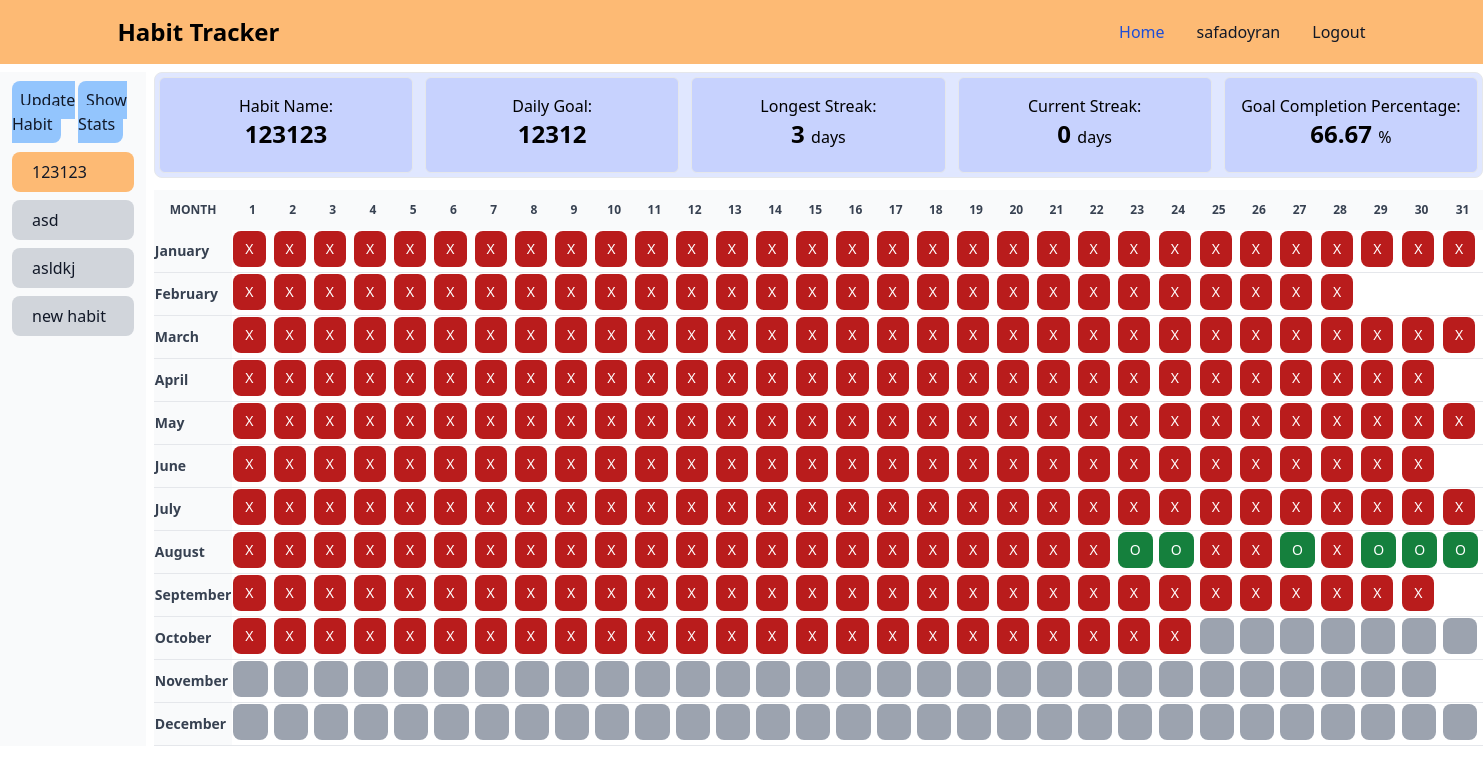
The page /habit/details/3 (signed in) on the database its author committed.
### habits/models.py (models this page shows, shortened)
class Habit(models.Model):
    UNIT_CHOICES = (('time', 'Time (minutes)'), ('repetition',
                    'Repetition'), ('distance', 'Distance (km)'), ('check', 'Check'))
    name = models.CharField(max_length=150)
    category = models.CharField(max_length=150)
    created_at = models.DateTimeField(auto_now_add=True)
    units = models.CharField(max_length=50, choices=UNIT_CHOICES)
    goal = models.PositiveIntegerField(help_text="If you select 'Check' as the units, the goal will be set to 1 automatically.")
    user = models.ForeignKey(User, on_delete=models.CASCADE)
    def get_entry_dates(self):
        datetime_list = self.habitentry_set.values_list('entry_date', flat=True).order_by('-entry_date')
        return datetime_list
    def get_year_list(self):
        calendar = Calendar()
        whole_year = []
        for month in range(1,13):
            days = calendar.itermonthdates(2023, month)
            day_list = [day for day in days]
            days = [day for day in day_list if day.month == month]
            whole_year.append(days)
        return whole_year
    def get_current_streak(self):
        today = date.today()
        entry_dates = self.get_entry_dates()
        current_streak = 0
        if today not in entry_dates:
            return current_streak
        else:
            for i, entry in enumerate(entry_dates):
                if (today - entry).days == i:
                    current_streak += 1
        return current_streak
    def get_longest_streak(self):
        entry_dates = self.get_entry_dates()
        longest_streak = 1 if len(entry_dates) else 0
        for entry in entry_dates:
            previous_day = entry - timedelta(days=1)
            if previous_day not in entry_dates:
                next_day = entry + timedelta(days=1)
                streak = 1
                while next_day in entry_dates:
                    next_day += timedelta(days=1)
                    streak += 1
                    longest_streak = max(longest_streak, streak)
        return longest_streak
    def get_goal_completed_pct(self):
        quantity_list = self.habitentry_set.values_list('quantity', flat=True)
        if len(quantity_list) == 0:
            return 0
        if self.units == 'check':
            records = self.get_entry_dates().order_by('entry_date')
            today = date.today()
            total_days = (today - records[0]).days + 1
            goals_met = [quantity for quantity in quantity_list if quantity >= 1]
            try:
                goal_completed_pct = round((len(goals_met) / total_days * 100), 2)
            except ZeroDivisionError:
                goal_completed_pct = 0
        else:
            goals_met = [quantity for quantity in quantity_list if quantity >= self.goal]
            try:
                goal_completed_pct = round((len(goals_met) / len(quantity_list) * 100), 2)
            except ZeroDivisionError:
                goal_completed_pct = 0
        return goal_completed_pct

### habits/views.py (the view)
# urls.py: path('habit/details/<pk>', HabitDetailView.as_view(), name='habit_details'),
class HabitDetailView(DetailView):
    model = Habit
    template_name = 'habit_details.html'
    context_object_name = 'habit'
    def get_object(self, queryset=None):
        habit = super().get_object(queryset)
        if habit.user != self.request.user:
            raise Http404("You don't have permission to access this habit.")
        return habit
    def get_context_data(self, **kwargs):
        context = super().get_context_data(**kwargs)
        today = date.today()
        month = today.month
        user_habits = Habit.objects.all().filter(user = self.request.user)
        context['today'] = today
        context['month'] = month
        context['months'] = months
        context['user_habits'] = user_habits
        context['active_habit_id'] = self.object.id
        return context

### habits/templatetags/custom_filters.py (called while the page is built)
@register.filter
def index(list, index):
    try:
        return list[index]
    except IndexError:
        return None

### habits/templates/habit_details.html (shortened to what this page needs)
{% extends 'base.html' %}
{% load custom_filters %}
{% block habit_details %}
<div class="flex mt-2 gap-2">
	<div class="basis-1/6">
		<div
			class="h-full px-3 py-4 overflow-y-auto bg-gray-50 dark:bg-gray-800"
		>
			<ul class="space-y-2 font-medium">
				<div class="flex justify-evenly mb-4">
				<li>
					<a
						href="{% url 'update_habit' habit.id%}"
						class=" items-center p-2 text-gray-900 rounded-lg bg-blue-300 hover:bg-blue-400"
					>
					Update Habit
					</a>
				</li>
				<li>
					<a
					href="{% url 'habit_stats' habit.id month%}"
					class=" items-center p-2 text-gray-900 rounded-lg bg-blue-300 hover:bg-blue-400"
					>
						Show Stats
					</a>
				</li>
				</div>
				{% for habit in user_habits %}
				<li>
					<a
						href="{%url 'habit_details' habit.id%}"
						{% if active_habit_id == habit.id %}
						class="flex items-center p-2 text-gray-900 rounded-lg bg-orange-300 hover:bg-orange-200 group"
						{%else%}
						class="flex items-center p-2 text-gray-900 rounded-lg bg-gray-300 hover:bg-orange-200 group"
						{% endif %}
					>
						<span class="mx-3">{{habit.name}}</span>
					</a>
				</li>
				{% endfor %}
			</ul>
		</div>
	</div>
	<div class="basis-5/6">
	<div class="grid mb-3 border border-gray-200 bg-indigo-100 rounded-lg md:grid-cols-5 gap-1">
			<div class="border border-gray-200 bg-indigo-200 rounded-md h-24 gap p-4 m-1">
				<p class="text-base text-center"> Habit Name: <br> <span class="text-2xl font-bold"> {{habit.name}} </span> </p>
			</div>
			<div class="border border-gray-200 bg-indigo-200 rounded-md h-24 gap p-4 m-1">
				<p class="text-base text-center"> Daily Goal: <br> <span class="text-2xl font-bold"> {{habit.goal}} </span> </p>
			</div>
			<div class="border border-gray-200 bg-indigo-200 rounded-md h-24 gap p-4 m-1">
				<p class="text-base text-center"> Longest Streak: <br> <span class="text-2xl font-bold"> {{habit.get_longest_streak}} </span> days </p>
			</div>
			<div class="border border-gray-200 bg-indigo-200 rounded-md h-24 gap p-4 m-1">
			<p class="text-base text-center"> Current Streak: <br> <span class="text-2xl font-bold"> {{habit.get_current_streak}} </span> days </p>
			</div>
			<div class="border border-gray-200 bg-indigo-200 rounded-md h-24 gap p-4 m-1">
			<p class="text-base text-center"> Goal Completion Percentage: <br> <span class="text-2xl font-bold"> {{habit.get_goal_completed_pct}} </span> % </p>
			</div>
	</div>
	<div class="relative overflow-x-auto">
		<table class="w-full text-sm text-left text-gray-500 dark:text-gray-400">
			<thead class="text-xs text-gray-700 uppercase bg-gray-50 text-center">
				<th class="px-1 py-3">Month</th>
				<th class="px-1 py-3">1</th>
				<th class="px-1 py-3">2</th>
				<th class="px-1 py-3">3</th>
				<th class="px-1 py-3">4</th>
				<th class="px-1 py-3">5</th>
				<th class="px-1 py-3">6</th>
				<th class="px-1 py-3">7</th>
				<th class="px-1 py-3">8</th>
				<th class="px-1 py-3">9</th>
				<th class="px-1 py-3">10</th>
				<th class="px-1 py-3">11</th>
				<th class="px-1 py-3">12</th>
				<th class="px-1 py-3">13</th>
				<th class="px-1 py-3">14</th>
				<th class="px-1 py-3">15</th>
				<th class="px-1 py-3">16</th>
				<th class="px-1 py-3">17</th>
				<th class="px-1 py-3">18</th>
				<th class="px-1 py-3">19</th>
				<th class="px-1 py-3">20</th>
				<th class="px-1 py-3">21</th>
				<th class="px-1 py-3">22</th>
				<th class="px-1 py-3">23</th>
				<th class="px-1 py-3">24</th>
				<th class="px-1 py-3">25</th>
				<th class="px-1 py-3">26</th>
				<th class="px-1 py-3">27</th>
				<th class="px-1 py-3">28</th>
				<th class="px-1 py-3">29</th>
				<th class="px-1 py-3">30</th>
				<th class="px-1 py-3">31</th>
			</thead>
			<tbody>
				{% for year in habit.get_year_list %}
				<tr class="bg-white border-b dark:bg-gray-800 dark:border-gray-700">
					<td class="text-gray-700 bg-gray-50 font-bold">{{ months|index:forloop.counter0 }}</td>
					{% for day in year %}
					{% if day <= today %}
					<td>
						<button
						id="{{habit.id}}"
						day="{{day}}"
						name="{{habit.name}}"
						data-prompt-required="{% if day in habit.get_entry_dates %}false{%else%}{% if habit.units != 'check' %}true{%else%}false{%endif%}{%endif%}"
						{% if day in habit.get_entry_dates %}
						class="text-white bg-green-700 hover:bg-green-800 focus:ring-4 focus:ring-green-300 font-medium rounded-lg text-sm px-3 py-2 mr-1 mb-1 cursor-pointer"
						{%else%}
						class="text-white bg-red-700 hover:bg-red-800 focus:ring-4 focus:ring-red-300 font-medium rounded-lg text-sm px-3 py-2 mr-1 mb-1 cursor-pointer"
						{%endif%}>
						{% if day in habit.get_entry_dates %} O {% else %} X {% endif %}
						</button>
					</td>
					{% else %}
					<td>
							<input
							type="button"
							id="{{day}}"
							name="{{day}}"
							value="&nbsp&nbsp&nbsp&nbsp&nbsp"
							class="text-white bg-gray-400 cursor-not-allowed font-medium rounded-lg text-sm px-2 py-2 mr-1 mb-1"
							disabled>
					</td>
					{% endif %}
					{% endfor %}
				</tr>
				{% endfor %}
			</tbody>
		</table>
	</div>
	</div>
	</div>
{% endblock habit_details %}

### habits/templates/base.html (shortened to what this page needs)
<!DOCTYPE html>
<html lang="en">
	<head>
		<script src="https://cdn.tailwindcss.com"></script>
	</head>
	<body>
		<nav class="bg-orange-300 border-gray-200 dark:bg-gray-900 top-0 sticky">
			<div
				class="max-w-screen-xl flex flex-wrap items-center justify-between mx-auto p-4"
			>
				<a href="{%url 'habit_list'%}" class="flex items-center">
					<span
						class="self-center text-2xl font-semibold whitespace-nowrap dark:text-white"
						>Habit Tracker</span
					>
				</a>
				<div
					class="hidden w-full md:block md:w-auto"
					id="navbar-default"
				>
					<ul
						class="font-medium flex flex-col p-4 md:p-0 mt-4 border border-gray-100 rounded-lg bg-orange-300 md:flex-row md:space-x-8 md:mt-0 md:border-0 dark:bg-gray-800 md:dark:bg-gray-900 dark:border-gray-700"
					>
						<li>
							<a
								href="{%url 'habit_list'%}"
								class="block py-2 pl-3 pr-4 text-white bg-blue-700 rounded md:bg-transparent md:text-blue-700 md:p-0 dark:text-white md:dark:text-blue-500"
								aria-current="page"
								>Home</a
							>
						</li>
						{% if request.user.is_authenticated %}
						<li>
							<a
								href="#"
								class="block py-2 pl-3 pr-4 text-gray-900 rounded hover:bg-gray-100 md:hover:bg-transparent md:border-0 md:hover:text-blue-700 md:p-0 dark:text-white md:dark:hover:text-blue-500 dark:hover:bg-gray-700 dark:hover:text-white md:dark:hover:bg-transparent"
								>{{request.user.username}}</a
							>
						</li>
						<li>
							<a
								href="{% url 'logout' %}"
								class="block py-2 pl-3 pr-4 text-gray-900 rounded hover:bg-gray-100 md:hover:bg-transparent md:border-0 md:hover:text-blue-700 md:p-0 dark:text-white md:dark:hover:text-blue-500 dark:hover:bg-gray-700 dark:hover:text-white md:dark:hover:bg-transparent"
								>Logout</a
							>
						</li>
						{% endif %}
					</ul>
				</div>
			</div>
		</nav>
			{% block habit_details %} {% endblock habit_details %}
	</body>
</html>

### rows shown on the page
Habit: name "123123", goal "12312", get_longest_streak "3", get_current_streak "0", get_goal_completed_pct "66.67"
Habit: name "asd"
Habit: name "asldkj"
Habit: name "new habit"

### other values the page prints
{{ request.user.username }} "safadoyran"
{{ months|index:forloop.counter0 }} "January" "February" "March" "April" "May" "June" "July" "August" "September" "October" "November" "December"
